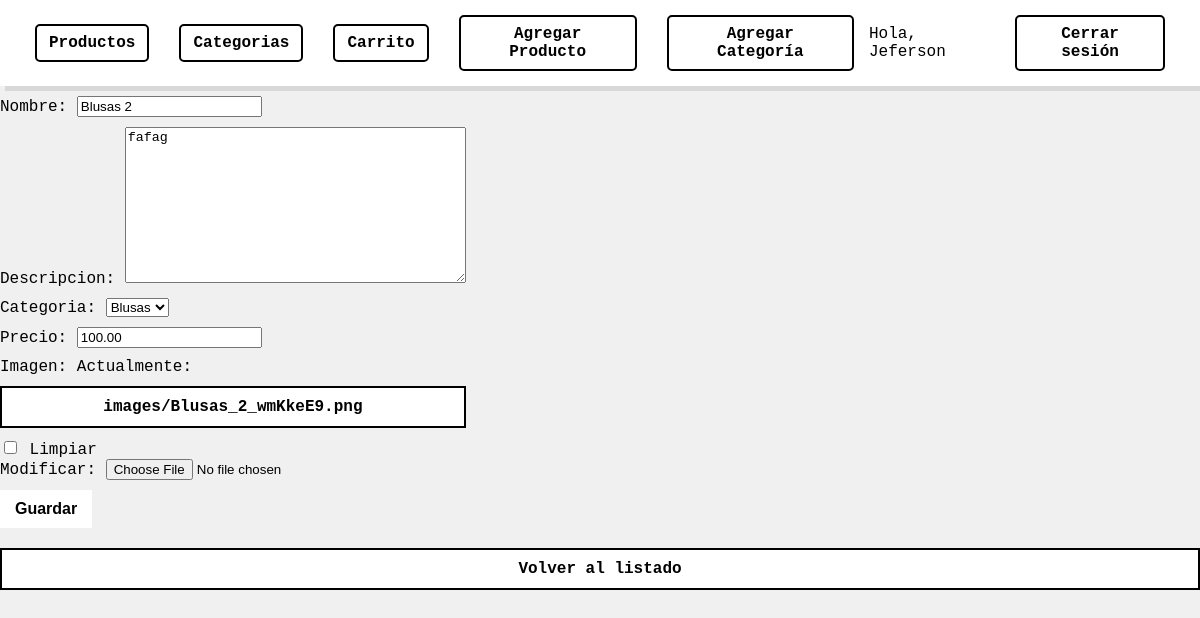
Page /inventario/productos/25/edit/ (signed in) on the committed database.
### Inventario/models.py (models this page shows, shortened)
class Producto(models.Model):
    nombre = models.CharField(max_length=100)
    descripcion = models.TextField()
    categoria = models.ForeignKey(Categoria, on_delete=models.CASCADE)
    precio = models.DecimalField(max_digits=10, decimal_places=2)
    imagen = models.ImageField(upload_to='images/', blank=True, null=True)

class Categoria(models.Model):
    nombre = models.CharField(max_length=100)
    descripcion = models.TextField(blank=True, null=True)
    def __str__(self):
        return self.nombre

### Inventario/decorators.py (the view)
    def wrap(request, *args, **kwargs):
        if request.user.groups.filter(name='Administradores').exists():
            return function(request, *args, **kwargs)
        else:
            raise PermissionDenied

### Inventario/forms.py
class ProductoForm(forms.ModelForm):
    class Meta:
        model = Producto
        fields = ['nombre', 'descripcion', 'categoria', 'precio', 'imagen']
        widgets = {
            'nombre': forms.TextInput(attrs={'class': 'form-control'}),
            'descripcion': forms.Textarea(attrs={'class': 'form-control'}),
            'categoria': forms.Select(attrs={'class': 'form-control'}),
            'precio': forms.NumberInput(attrs={'class': 'form-control'}),
            'imagen': forms.ClearableFileInput(attrs={'class': 'form-control'}),
        }

### Inventario/context_processors.py (called while the page is built)
def is_admin(request):
    if request.user.is_authenticated:
        return {
            'is_admin': request.user.groups.filter(name='Administradores').exists()
        }
    return {
        'is_admin': False
    }

### Inventario/views.py (called while the page is built)
@login_required
@usuario_es_administrador
def producto_update(request, pk):
    producto = get_object_or_404(Producto, pk=pk)
    if request.method == "POST":
        form = ProductoForm(request.POST, request.FILES, instance=producto)
        if form.is_valid():
            form.save()
            return redirect('producto_lista')
    else:
        form = ProductoForm(instance=producto)
    return render(request, 'Inventario/producto_form.html', {'form': form})

### templates/Inventario/producto_form.html (shortened to what this page needs)
{% load static %}
<!DOCTYPE html>
<html>
<head>
    <link rel="stylesheet" href="{% static 'css/home.css' %}">
</head>
<body>
    <nav>
        {% if user.is_authenticated %}
            <a href="{% url 'producto_lista' %}">Productos</a>
            <a href="{% url 'categoria_lista' %}">Categorias</a>
            <a href="{% url 'ver_carrito' %}">Carrito</a>
        {% endif %}
        {% if user.is_authenticated %}
            {% if is_admin %}
                <a href="{% url 'producto_create' %}">Agregar Producto</a>
                <a href="{% url 'categoria_nueva' %}">Agregar Categoría</a>
            {% endif %}
            Hola, {{ user.username }}
            <a href="{% url 'logout' %}">Cerrar sesión</a>
        {% else %}
            <a href="{% url 'login' %}">Iniciar sesión</a>
        {% endif %}
    </nav>
    <form method="post" enctype="multipart/form-data">
        {{ form.as_p }}
        <button type="submit">Guardar</button>
    </form>
    <a href="{% url 'producto_lista' %}">Volver al listado</a>
</body>
</html>

### static/css/home.css (style rules this page uses)
:root { --primary-color: #000000; --secondary-color: #333333; --text-color: #000000; --background-color: #f0f0f0; --box-shadow: 5px 5px 0px rgba(0, 0, 0, 0.1); --nav-bg-color: #ffffff; --nav-link-color: #000000; --nav-link-hover-bg-color: #000000; --nav-link-hover-color: #ffffff; }
body { font-family: 'Courier New', monospace; background-color: var(--background-color); margin: 0; color: var(--text-color); }
nav { background-color: var(--nav-bg-color); box-shadow: var(--box-shadow); padding: 15px 20px; display: flex; justify-content: center; align-items: center; }
nav a { color: var(--nav-link-color); text-decoration: none; margin: 0 15px; font-size: 16px; font-weight: 600; transition: background-color 0.3s ease, color 0.3s ease; padding: 8px 12px; border-radius: 5px; }
p { margin: 10px 0; font-size: 16px; }
a, button { display: block; background-color: white; color: black; border: 2px solid black; padding: 10px 15px; margin: 10px 0; text-decoration: none; font-size: 16px; font-weight: 600; transition: background-color 0.3s ease, color 0.3s ease; cursor: pointer; text-align: center; }
form { display: inline-block; margin: 0; }
form button { border: none; }

### rows in the picture
Producto: nombre "Blusas 2", descripcion "fafag", categoria "Blusas", precio "100.00"

### other values in the picture
{{ user.username }} "Jeferson"
